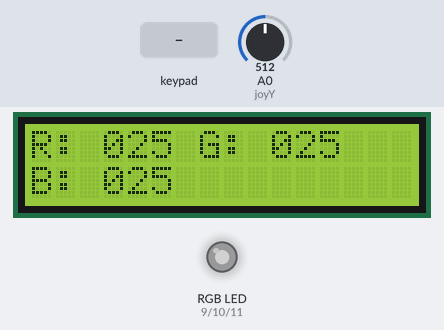
Simulated run of this sketch. Board: Arduino Uno, built with avr-gcc and run on an emulated ATmega328P. Parts: 16×2 character LCD, an RGB LED mixed from three pins (HIGH = lit). The test bench sets the inputs (shaded band); at power-on: A0 (joyY) = 512. Dim RGB values are drawn brighter than linear; what the sketch prints to the serial monitor is not drawn.

Above: at 1.2 s.
1.3 s: keypad keys 1 2 8 7 6 pressed 0.4 s apart
At 4.1 s:
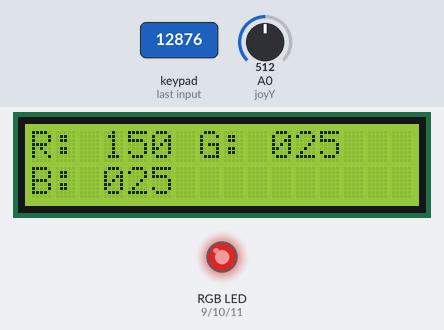
4.8 s: A0 (joyY) set to 408
6.3 s: A0 (joyY) set to 387
At 8.8 s:
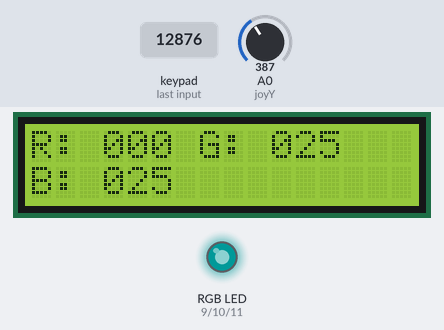
9.0 s: key 'D' pressed
At 9.7 s:
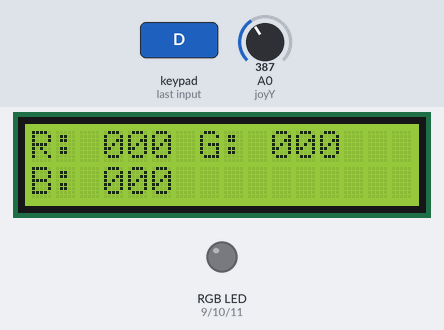
10.5 s: key '0' pressed
At 10.66 s:
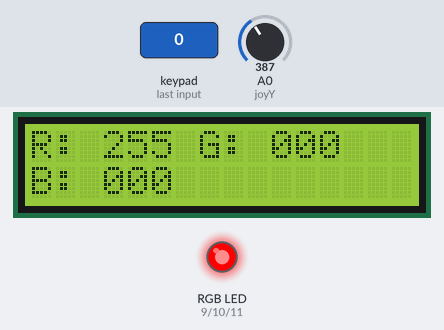
12.9 s: keypad keys 0 0 0 # pressed 0.4 s apart
At 13.08 s:
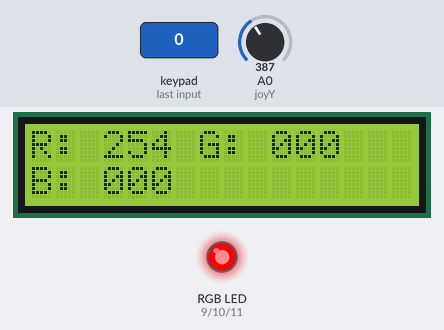
Timing chart, 0 to 15.9 s (numbered marks = the images above; inputs shaded):
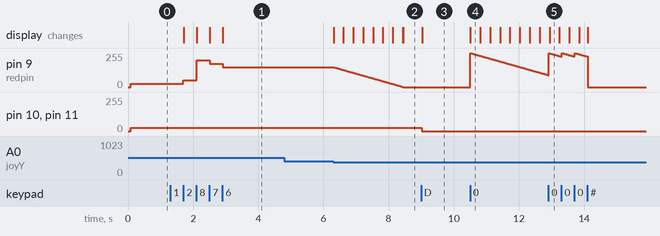

The sketch:

vinprojekt.ino
```cpp
#include <Keypad.h>
#include <LiquidCrystal_I2C.h>

#include <Wire.h>

#define joyY A0


LiquidCrystal_I2C lcd(0x27, 16, 2);
const byte ROWS = 4;
const byte COLS = 4;

char hexaKeys[ROWS][COLS] = {
  {'1', '2', '3', 'A'},
  {'4', '5', '6', 'B'},
  {'7', '8', '9', 'C'},
  {'*', '0', '#', 'D'}
};

byte rowPins[ROWS] = {12, 8, 7, 6};
byte colPins[COLS] = {5, 4, 3, 2};

Keypad customKeypad = Keypad(makeKeymap(hexaKeys), rowPins, colPins, ROWS, COLS);


int redpin = 9;
int greenpin =10;
int bluepin = 11;
int val;
int redval = 0;
int greenval = 0;
int blueval = 0;
char color = 'A';


int buzzer = 10;

void clearColor () {
    analogWrite(redpin, 0);
    analogWrite(bluepin, 0);
    analogWrite(greenpin, 0);
    redval=0;
    greenval=0;
    blueval=0;
    updateSinglelcd('A');
    updateSinglelcd('C');
    updateSinglelcd('B');
    redval=0;
    greenval=0;
    blueval=0;
    updateSinglelcd('A');
    updateSinglelcd('C');
    updateSinglelcd('B');
  }

void setColor(char c, int val) {
        if (c=='A') {
        analogWrite(redpin, val);
        redval=val;
      }
      else if (c=='B') {
        analogWrite(greenpin, val);
        greenval=val;
      }
      else if (c=='C') {
        analogWrite(bluepin, val);
        blueval=val;
      }
      updateSinglelcd(c);
  }

void setMaxColor(char c) {
      if (c=='A') {
        analogWrite(redpin, 255);
        redval=255;
      }
      else if (c=='B') {
        analogWrite(greenpin, 255);
        greenval=255;
      }
      else if (c=='C') {
        analogWrite(bluepin, 255);
        blueval=255;
      }
      updateSinglelcd(c);
  }

void raiseColor(char c){
      if (c=='A') {
        if (redval<255) {
            redval++;
            analogWrite(redpin, redval);
          }

      }
      else if (c=='B') {
        if (greenval<255) {
            greenval++;
            analogWrite(greenpin, greenval);
          }
      }
      else if (c=='C') {
        if (blueval<255) {
            blueval++;
            analogWrite(bluepin, blueval);
          }
      }
      updateSinglelcd(c);
  }

  void lowerColor(char c){
      if (c=='A') {
        if (redval>0) {
            redval--;
            analogWrite(redpin, redval);
          }

      }
      else if (c=='B') {
        if (greenval>0) {
            greenval--;
            analogWrite(greenpin, greenval);
          }
      }
      else if (c=='C') {
        if (blueval>0) {
            blueval--;
            analogWrite(bluepin, blueval);
          }
      }
      updateSinglelcd(c);
  }

void updateSinglelcd(char c) {
    if(c=='A') {
        if(redval<100) {
          lcd.setCursor(3,0);
          lcd.print("0");
          lcd.print(redval);
          }
        else if(redval<10) {
          lcd.setCursor(3,0);
          lcd.print("00");
          lcd.print(redval);
          }
        else if(redval==0) {
          lcd.setCursor(3,0);
          lcd.print("000");
          lcd.setCursor(5,0);
          lcd.print("0");
          }
        else {
          lcd.setCursor(3,0);
          lcd.print(redval);
          }
      }
      else if(c=='B') {
        if(greenval<100) {
          lcd.setCursor(10,0);
          lcd.print("0");
          lcd.print(greenval);
          }
        else if(greenval<10) {
          lcd.setCursor(10,0);
          lcd.print("00");
          lcd.print(greenval);
          }
        else if(greenval==0) {
          lcd.setCursor(10,0);
          lcd.print("000");
          lcd.setCursor(12,0);
          lcd.print("0");
          }
        else {
          lcd.setCursor(10,0);
          lcd.print(greenval);
          }
      }
      else if(c=='C') {
        if(blueval<100) {
          lcd.setCursor(3,1);
          lcd.print("0");
          lcd.print(blueval);
          }
        else if(blueval<10) {
          lcd.setCursor(3,1);
          lcd.print("00");
          lcd.print(blueval);
          }
        else if(blueval==0) {
          lcd.setCursor(3,1);
          lcd.print("000");
          lcd.setCursor(5,1);
          lcd.print("0");
          }
        else {
          lcd.setCursor(3,1);
          lcd.print(blueval);
          }
      }
  }

void setup() {
  lcd.init();
  lcd.backlight();
  pinMode(redpin, OUTPUT);
  pinMode(bluepin, OUTPUT);
  pinMode(greenpin, OUTPUT);
  Serial.begin(9600);
  lcd.setCursor(0,0);
  lcd.print("R: 025 ");
  lcd.print("G: 025 ");
  lcd.setCursor(0,1);
  lcd.print("B: 025");
  analogWrite(redpin, 25);
  analogWrite(greenpin, 25);
  analogWrite(bluepin, 25);

}
void loop() {
  char customKey = customKeypad.getKey();
  int yValue = analogRead(joyY);
  Serial.println(yValue);
  //tone(buzzer,2000);
  //delay(1500);
  //noTone(buzzer);
  //delay(500);
  if (yValue>600) {
    raiseColor(color);
    }

  if (yValue<400) {
    lowerColor(color);
    }

  if (customKey=='A' || customKey=='B' || customKey=='C'){
    Serial.println(customKey);
    color=customKey;
  }
  else if (customKey=='D') {
    Serial.println("Setting all colors to 0");
    clearColor();
    lcd.setCursor(5,0);
    lcd.print("0");
    lcd.setCursor(5,1);
    lcd.print("0");
    lcd.setCursor(12,0);
    lcd.print("0");
   }
  else if (customKey=='#' || customKey=='*') {
    Serial.println("Setting color to 0");
    setColor(color,0);
    if (color=='A') {
        lcd.setCursor(5,0);
        lcd.print("0");
      }
    else if (color=='B') {
        lcd.setCursor(12,0);
        lcd.print("0");
      }
    else if (color=='C') {
        lcd.setCursor(5,1);
        lcd.print("0");
      }
  }
  else if (customKey=='0') {
    Serial.println("Setting color to max");
    setMaxColor(color);
  }
  else if (customKey=='1' || customKey=='2' || customKey=='3' || customKey=='4' || customKey=='5' || customKey=='6' || customKey=='7' || customKey=='8' || customKey=='9' ) {
    Serial.println("Setting color to 25*button clicked");
    int someInt = customKey - '0';
    val=someInt*25;
    setColor(color,val);
  }
  delay(10);
}
```

Measured:
- the behaviour switches between 400 and 399 on A0 (joyY) (found by bisection; images 1 and 2)
- after the input at 1.3 s, pin 9 (redpin): 25/255 → 50/255 after 0.40 s, → 200/255 0.41 s later, → 175/255 0.40 s later, → 150/255 0.40 s later; the display: first changes after 0.41 s (image 1 shows a later state)
- after the input at 4.8 s, every drawn part: stays the same
- after the input at 6.3 s, pin 9 (redpin): moves from 150/255 to 0/255 over 2.1 s, starting at once; the display: first changes at once (image 2 shows a later state)
- after the input at 9.0 s, pin 10 (greenpin), pin 11 (bluepin): 25/255 → 0/255 at once; the display: changes at once (image 3)
- after the input at 10.5 s, the display: changes at once (image 4)
